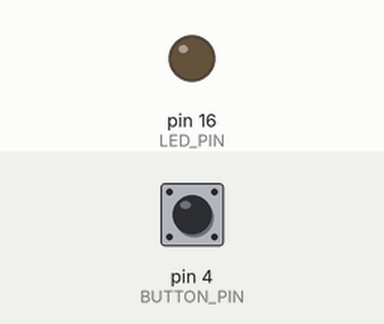
A sketch run on a simulated Arduino Uno, built with avr-gcc and run on an emulated ATmega328P. Parts: output pins drawn as LEDs (lit = HIGH). Inputs (shaded band) come from the test bench; at power-on: pin 4 (BUTTON_PIN) HIGH. What the sketch prints to the serial monitor is not drawn.

Above: at 1.2 s.
1.3 s: pin 4 (BUTTON_PIN) pulled LOW for 0.15 s
At 1.37 s:
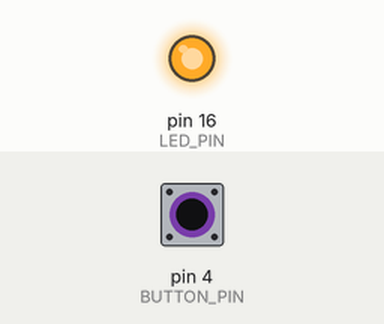
2.9 s: pin 4 (BUTTON_PIN) pulled LOW for 3.2 s
At 6.9 s:
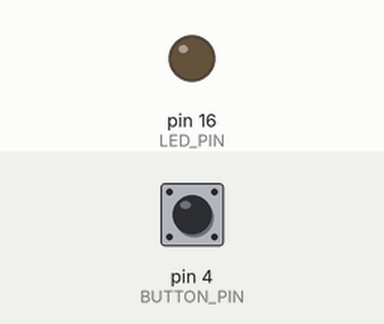
Timing chart, 0 to 8.4 s (numbered marks = the images above; inputs shaded):
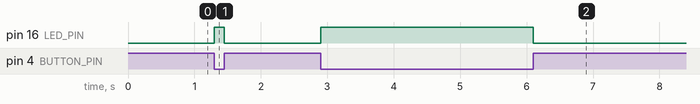

Measured:
- after the input at 1.3 s, pin 16 (LED_PIN): LOW → HIGH at once, → LOW 0.15 s later
- after the input at 2.9 s, pin 16 (LED_PIN): LOW → HIGH at once, → LOW 3.2 s later

The sketch:

loraSWcheck.ino
```cpp
#define LED_PIN 16
#define BUTTON_PIN 4

void setup() {
  pinMode(LED_PIN, OUTPUT);
  pinMode(BUTTON_PIN, INPUT_PULLUP);
  Serial.begin(115200);
}

void loop() {
  if (digitalRead(BUTTON_PIN) == HIGH) {
    Serial.println(digitalRead(BUTTON_PIN));
    digitalWrite(LED_PIN, LOW);
    Serial.println("off");


  }
  else if(digitalRead(BUTTON_PIN) == LOW)  {
    digitalWrite(LED_PIN,HIGH);
    Serial.println("on");

  }
}
```
